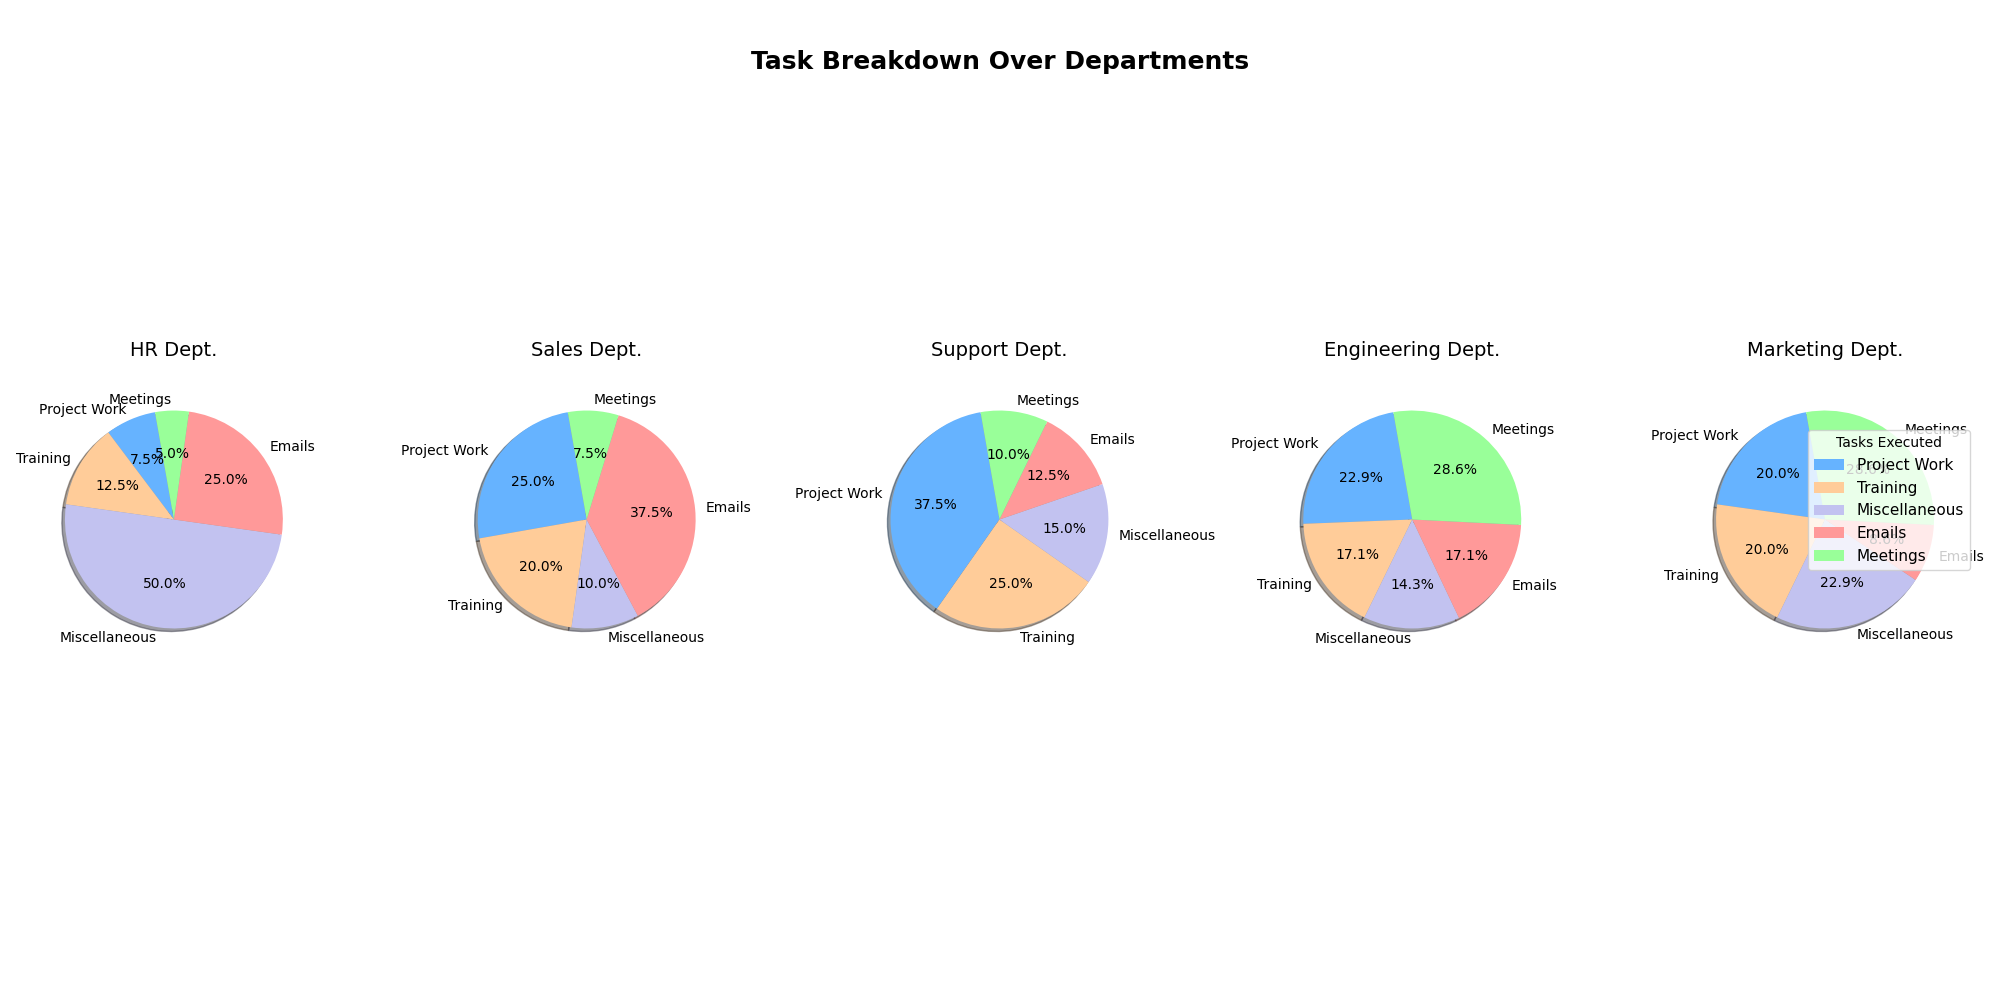

Reproduce this figure in Python.
import matplotlib.pyplot as plt
import numpy as np

departments = ['HR', 'Sales', 'Support', 'Engineering', 'Marketing']
tasks = ['Project Work', 'Training', 'Miscellaneous', 'Emails', 'Meetings']

task_data = np.array([
    [3, 5, 20, 10, 2],
    [10, 8, 4, 15, 3],
    [15, 10, 6, 5, 4],
    [8, 6, 5, 6, 10],
    [7, 7, 8, 3, 10]
])

# Manually shuffled colors
colors = ['#66B3FF', '#FFCC99', '#C2C2F0', '#FF9999', '#99FF99']

fig, axes = plt.subplots(1, len(departments), figsize=(20, 10), subplot_kw=dict(aspect="equal"))

for ax, department, task_distribution in zip(axes, departments, task_data):
    wedges, texts, autotexts = ax.pie(task_distribution,
                                      labels=tasks,
                                      colors=colors,
                                      startangle=100,
                                      autopct='%1.1f%%',
                                      shadow=True)
    
    for autotext in autotexts:
        autotext.set_color('black')
        autotext.set_fontsize(10)
    
    ax.set_title(f"{department} Dept.", fontsize=14, pad=20)

plt.suptitle("Task Breakdown Over Departments", 
             fontsize=18, fontweight='bold', y=0.95)

fig.legend(wedges, tasks, title="Tasks Executed", loc='center left', bbox_to_anchor=(0.9, 0.5), fontsize=11, ncol=1)

plt.grid(False)
plt.tight_layout(rect=[0, 0.05, 1, 0.95])

plt.show()
